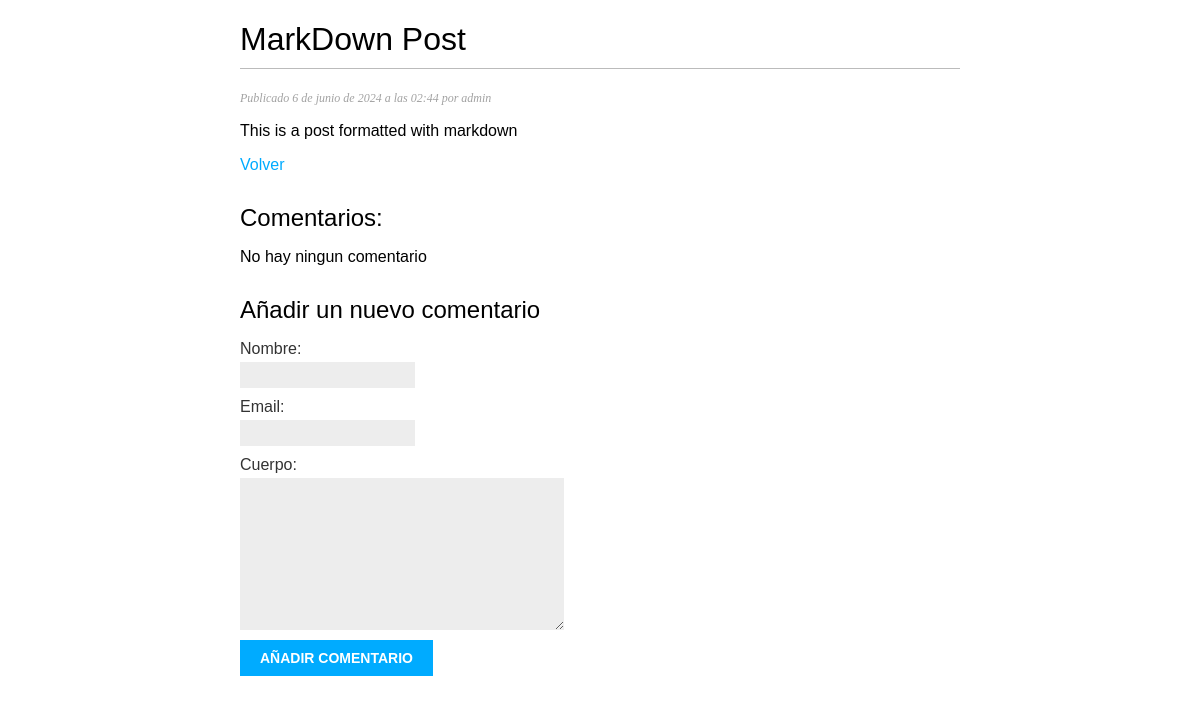
The app's page /blog/2024/6/6/markdown-post/, older data.
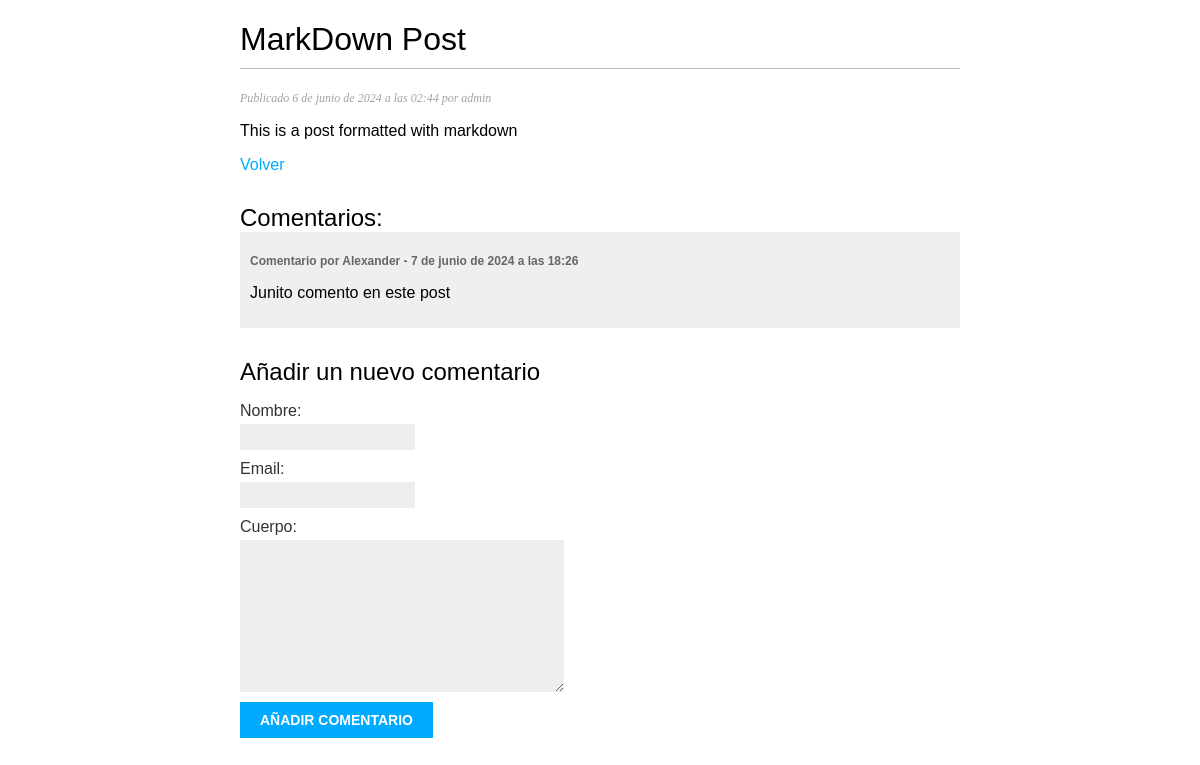
The same page, newer data.
### blog/models.py (models this page shows, shortened)
class Comentario(models.Model):
    post = models.ForeignKey(Post,
                             on_delete=models.CASCADE,
                             related_name='comentarios') # Relación inversa para acceder a los comentarios de un post.
    nombre = models.CharField(max_length=80)
    email = models.EmailField()
    cuerpo = models.TextField()
    fecha_creado = models.DateTimeField(auto_now_add=True)
    activo = models.BooleanField(default=True)

### blog/views.py (the view)
# urls.py: path('<int:year>/<int:month>/<int:day>/<slug:post>/',views.post_detalle,name='post_detalle'),
def post_detalle(request, year, month, day, post):
    post = get_object_or_404(Post,
                            estado=Post.Estado.PUBLICADO,
                            slug=post,
                            fecha_publicado__year=year,
                            fecha_publicado__month=month,
                            fecha_publicado__day=day)
    comentarios = post.comentarios.filter(activo=True)
    form = ComentarioForm()
    return render(request,
                  'blog/post/detalle.html',
                  {'post': post,
                   'comentarios': comentarios,
                   'form': form})

### blog/forms.py
class ComentarioForm(forms.ModelForm):
    class Meta:
        model = Comentario
        fields = ['nombre', 'email', 'cuerpo'] # Campos que se mostrarán en el formulario

### blog/templates/blog/post/detalle.html (shortened to what this page needs)
{% extends "base.html" %}
{% block content %}
    <h1>{{ post.titulo }}</h1>
    <p class="date">
        Publicado {{ post.fecha_publicado }} por {{ post.autor }}
    </p>
    {{ post.cuerpo | linebreaks }}
    <p><a href="{% url 'blog:post_lista' %}">Volver</a></p>
    <h2>Comentarios: </h2>
    {% for comentario in comentarios %}
        <div class="comment">
            <p class="info">
                Comentario por {{ comentario.nombre }} - {{ comentario.fecha_creado }}
            </p>
            {{ comentario.cuerpo|linebreaks }}
        </div>
    {% empty %}
        <p>No hay ningun comentario</p>
    {% endfor %}
    <h2>Añadir un nuevo comentario</h2>
    <form action="{% url 'blog:post_comentar' post.id %}" method="post">
        {{ form.as_p }}
        <p><input type="submit" value="Añadir comentario"></p>
    </form>
{% endblock %}

Row changes from the older to the newer data that the page shows:
added Comentario: nombre "Alexander", fecha_creado "7 de junio de 2024 a las 18:26", cuerpo "Junito comento en este post"
Text that changed along with them:
text no longer shown: "No hay ningun comentario"
